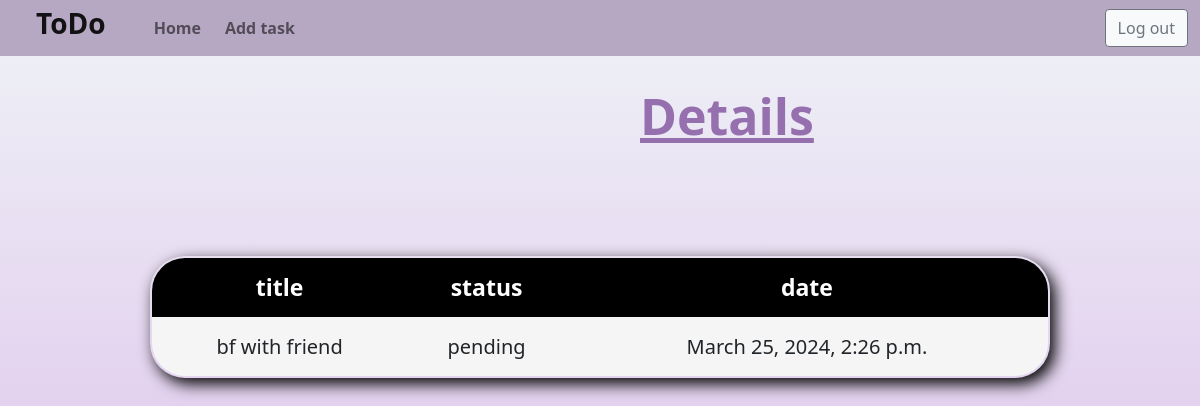
The page /todoapp/task/11/ (signed in) on the database its author committed.
### todoapp/models.py (models this page shows, shortened)
class Task(models.Model):
    title=models.CharField(max_length=200)
    status_options=(
        ('completed','completed'),
        ('pending','pending')
    )
    status=models.CharField(max_length=200,choices=status_options,default='pending')
    date=models.DateTimeField(auto_now_add=True)
    user_object=models.ForeignKey(User,on_delete=models.CASCADE)

### todoapp/views.py (the view)
# urls.py: path("task/<int:pk>/",views.TaskDetailView.as_view(),name="task-detail"),
@method_decorator([signin_required,never_cache],name="dispatch")
class TaskDetailView(View):
    def get(self,request,*args,**kwargs):
        id=kwargs.get("pk")
        qs=Task.objects.get(id=id)
        return render(request,"task_detail.html",{"data":qs})

### todoapp/decorator.py (called while the page is built)
def signin_required(fn):
    def wrapper(request,*args,**kwargs):
        if not request.user.is_authenticated:
            messages.error(request,"invalid session")
            return redirect("signin")
        else:
            return fn(request,*args,**kwargs)
    return wrapper

### todoapp/templates/task_detail.html (shortened to what this page needs)
<!DOCTYPE html>
<html lang="en">
<head>
    <link href="https://cdn.jsdelivr.net/npm/bootstrap@5.0.2/dist/css/bootstrap.min.css" rel="stylesheet">
</head>
<body>
    <nav class="navbar navbar-expand-lg navbar-light">
        <div class="container-fluid" style="height:40px">
          <h3 class="navbar-brand fs-3 px-4" style="font-family:system-ui, -apple-system, BlinkMacSystemFont, 'Segoe UI', Roboto, Oxygen, Ubuntu, Cantarell, 'Open Sans', 'Helvetica Neue', sans-serif;"><b>ToDo</b></h3>
          <div class="collapse navbar-collapse" id="navbarSupportedContent">
            <ul class="navbar-nav me-auto mb-2 mb-lg-0 gap-2">
              <li class="nav-item">
                <a class="nav-link" aria-current="page" href="{% url 'task-list' %}" id="ee"><b>Home</b></a>
              </li>
              <li class="nav-item">
                <a class="nav-link" href="{% url 'task-add' %}" id="ee"><b>Add task</b></a>
              </li>
            </ul>
            <div class="d-flex">
              <a href="{% url 'signout' %}" class="btn btn-light btn-outline-secondary">Log out</a>
            </div>
          </div>
        </div>
      </nav>
    <h1 id="h">Details</h1>
    <center>
   <table id="t">
    <tr>
    <th>title</th>
    <th>status</th>
    <th>date</th>
    </tr>
    <tr>
        <td>{{data.title}}</td>
        <td>{{data.status}}</td>
        <td>{{data.date}}</td>
    </tr>
   </table>
</center>
</body>
</html>

### todoapp/templates/task_detail.html (style rules this page uses)
.navbar { background-color:rgb(182, 168, 195); }
body { background-color: #FFDEE9; background-image: linear-gradient(0deg, #d9b5e8 0%, #eff3f7 100%); background-repeat: no-repeat; background-size: 100% 750px; }
#t { margin-top:110px; border:2px solid black; border-collapse: collapse; border-radius: 30px; width:900px; border-radius:35px; overflow: hidden; box-shadow: 5px 6px 16px black; }
td,th { border:1px solid black; border-collapse: collapse; }
td { background-color:whitesmoke;font-size:20px;font-family: 'Segoe UI', Tahoma, Geneva, Verdana, sans-serif; }
th { color:white;background-color: black;font-size: 23px;font-family: 'Segoe UI', Tahoma, Geneva, Verdana, sans-serif; }
tr { height:60px;text-align: center; }
#h { font-size:50px;text-decoration: underline;font-weight:bolder;color:rgb(150, 111, 175);margin-left:640px;margin-top:30px; }

### rows shown on the page
Task: title "bf with friend", status "pending", date "March 25, 2024, 2:26 p.m."
